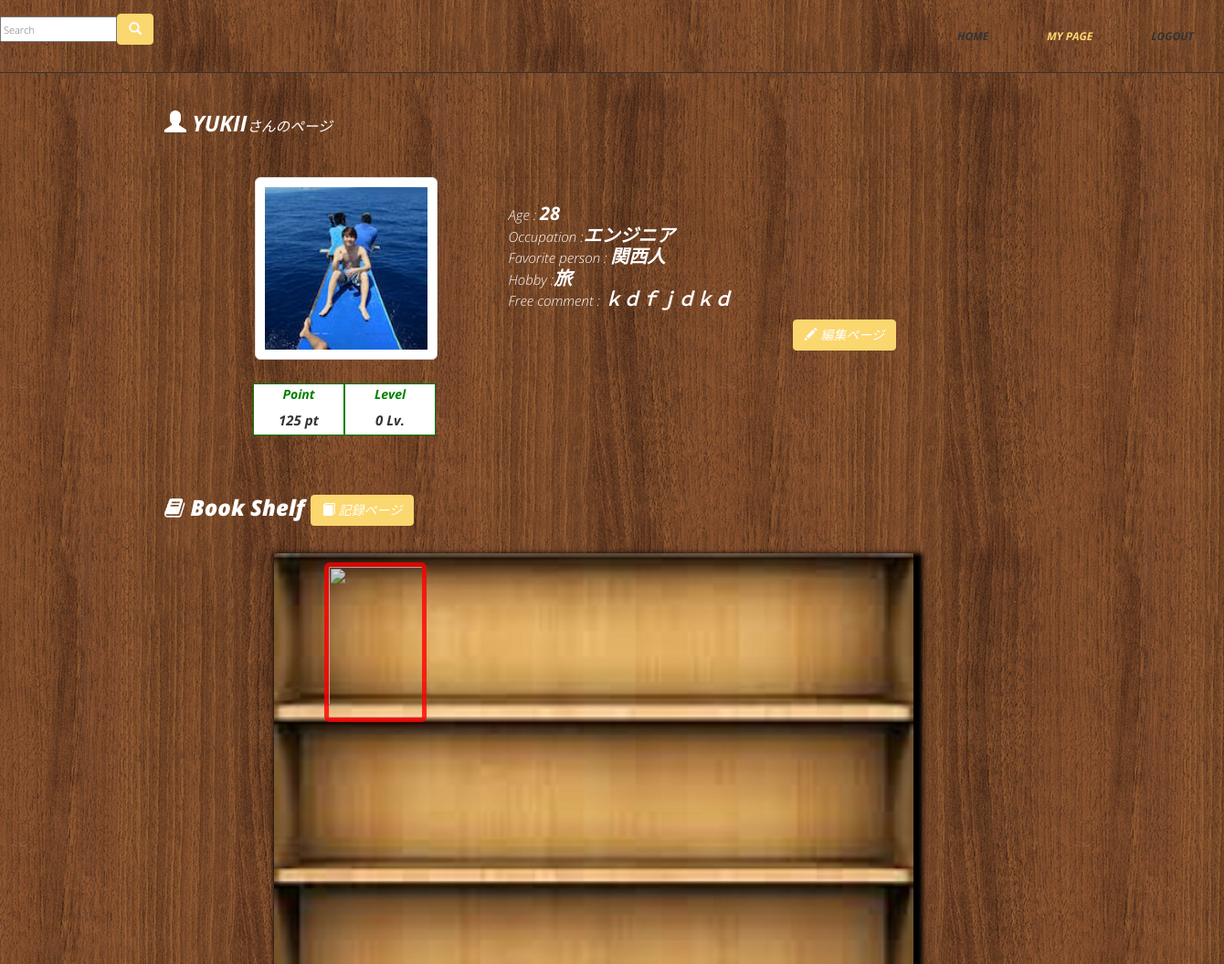
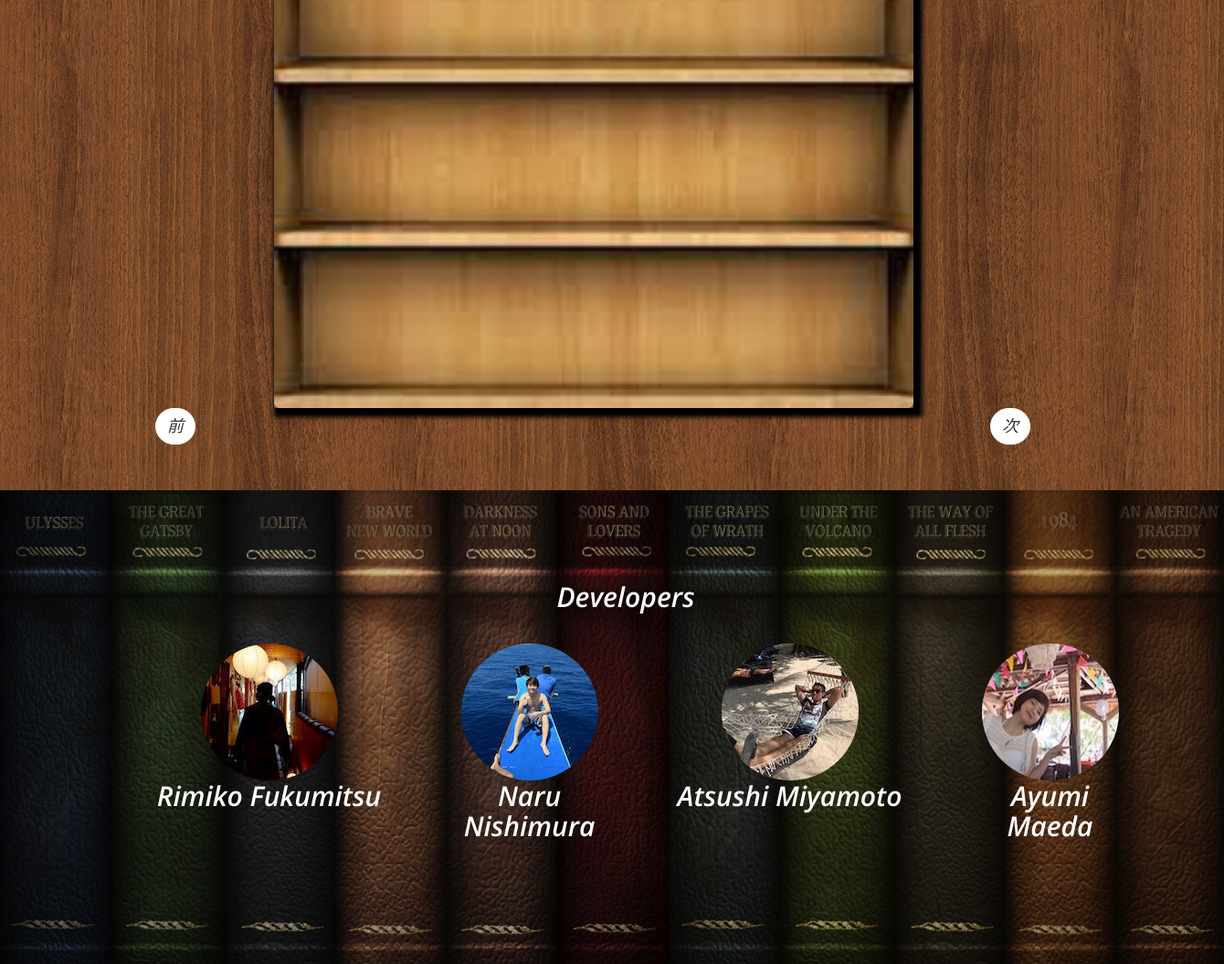
The page /mypage.php?user_id=7 (signed in) on the database its author committed (2 pictures, top to bottom).
### tables this page shows
CREATE TABLE IF NOT EXISTS `users` (
  `user_id` int(11) NOT NULL AUTO_INCREMENT,
  `name` varchar(255) NOT NULL,
  `email` varchar(255) NOT NULL,
  `password` varchar(255) NOT NULL,
  `age` int(11) DEFAULT NULL,
  `gender` int(11) DEFAULT NULL,
  `avatar_id` int(11) DEFAULT NULL,
  `hobby` varchar(255) DEFAULT NULL,
  `job` varchar(255) DEFAULT NULL,
  `bestbook_id` int(11) DEFAULT NULL,
  `great_man` varchar(255) DEFAULT NULL,
  `comment` varchar(255) DEFAULT NULL,
  `point` int(11) DEFAULT NULL,
  `level` int(11) DEFAULT '0',
  `created` datetime NOT NULL,
  PRIMARY KEY (`user_id`)
);

CREATE TABLE IF NOT EXISTS `avatar` (
  `avatar_id` int(11) NOT NULL AUTO_INCREMENT,
  `avatar_path` varchar(255) NOT NULL,
  PRIMARY KEY (`avatar_id`)
);

### mypage.php (the view, shortened to what this page needs)
<?php
require('dbconnect.php');
if(!empty($_REQUEST['user_id'])){
  $sql ='SELECT u.*,a.* FROM `users`u INNER JOIN `avatar`a ON u.`avatar_id`= a.`avatar_id` WHERE `user_id` ='.$_REQUEST['user_id'];
  $record = mysqli_query($db,$sql) or die(mysqli_error($db));
  $member = mysqli_fetch_assoc($record);
}elseif(!empty($_SESSION['login_member_id'])&& empty($_REQUEST['user_id'])){
 $sql ='SELECT u.*,a.* FROM `users`u INNER JOIN `avatar`a ON u.`avatar_id`= a.`avatar_id` WHERE `user_id` ='.$_SESSION['login_member_id'];
  $record = mysqli_query($db,$sql) or die(mysqli_error($db));
  $member = mysqli_fetch_assoc($record);
}
  if(isset($_REQUEST['user_id']) && !empty($_REQUEST['user_id'])){
      $sql ='SELECT b.`picture_url`,b.`book_id`,u.*,r.* FROM (`users`u INNER JOIN `records`r ON u.`user_id` = r.`user_id`) INNER JOIN `books`b ON b.`book_id` = r.`book_id` WHERE u.`user_id`='.$_REQUEST['user_id'];
  }elseif(empty($_REQUEST['user_id']) && isset($_SESSION['login_member_id'])){
      $sql ='SELECT b.`picture_url`,b.`book_id`,u.*,r.* FROM (`users`u INNER JOIN `records`r ON u.`user_id` = r.`user_id`) INNER JOIN `books`b ON b.`book_id` = r.`book_id` WHERE u.`user_id`='.$_SESSION['login_member_id'];
  }
  if(isset($_REQUEST['user_id']) && !empty($_REQUEST['user_id'])){
      $sql ='SELECT b.* FROM `books`b INNER JOIN `users`u ON u.`bestbook_id` = b.`book_id` WHERE u.`user_id`='.$_REQUEST['user_id'];
  }elseif(empty($_REQUEST['user_id']) && isset($_SESSION['login_member_id'])){
     $sql ='SELECT b.* FROM `books`b INNER JOIN `users`u ON u.`bestbook_id` = b.`book_id` WHERE u.`user_id`='.$_SESSION['login_member_id'];
  }
  $bestbooks = mysqli_query($db,$sql) or die(mysqli_error($db));
  $bestbook = mysqli_fetch_assoc($bestbooks);
?>
<!DOCTYPE html>
<html lang="en">
  <head>
    <link href="css/bootstrap.min.css" rel="stylesheet">
    <link rel="stylesheet" href="css/font-awesome.min.css">
    <link rel="stylesheet" href="css/animate.css">
    <link href="css/prettyPhoto.css" rel="stylesheet">
    <link href="css/style.css" rel="stylesheet" />
    <link href="css/mypage.css" rel="stylesheet" />
    <link href="css/memoreads.css" rel="stylesheet" />
    <link href="css/header.css" rel="stylesheet" />
  </head>
  <body>
  <?php include('header.php'); ?>
  <div id="background">
    <div class="aboutus">
        <div class="container">
            <h3><i class="glyphicon glyphicon-user"></i> <strong><?php echo $member['name'];?></strong><small style="color:white;">さんのページ</small></h3>
            <div class="col-md-7 wow fadeInDown" data-wow-duration="1000ms" data-wow-delay="300ms">
            <div class="container">
    <div class="col-sm-12 col-md-offset-1">
        <div class="col-sm-3 margin-img">
            <img id="img-profile" class="img-thumbnail img-center img-rounded" src="images/<?php echo $member['avatar_path'];?>" width="200" height="300">
          <div class="row ptlv">
        <div class="text-center date-body" style="width:100px">
          <label for="" class="date-title">Point</label>
          <div class="date-content">
            <p class="dia"><strong><?php echo $member['point']; ?></strong> pt</p>
          </div>
        </div>
            <div class="text-center date-body" style="width:100px">
          <label for="" class="date-title">Level</label>
          <div class="date-content">
            <p class="dia"><strong><?php echo $member['level']; ?></strong> Lv.</p>
          </div>
        </div>
    </div>
        </div>
        <div class="col-sm-5 well margin-well">
            <p>
            Age : <strong><?php echo $member['age'];?></strong>
            <br>
            Occupation :<strong><?php echo $member['job'];?></strong>
            <br>
            Favorite person : <strong><?php echo $member['great_man'];?></strong>
            <br>
            Hobby :<strong><?php echo $member['hobby'];?></strong>
            <br>
            Free comment : <strong class="free"><?php echo $member['comment'];?></strong>
            </p>
            <div class="pull-right">
            <a href="mypage_edit.php" class="btn btn-success"><span class="glyphicon glyphicon-pencil"></span>  編集ページ</a>
            </div>
        </div>
    </div>
</div>
            </div>
        </div>
        <br>
        <br>
                <div class="container">
            <h3><i class="fa fa-book" aria-hidden="true"></i> Book Shelf       <a href="record.php" class="btn btn-success"><span class="glyphicon glyphicon-book"></span> 記録ページ</a></h3>
                <div class="bookshelf">
                  <img src="images/shelf.jpg" class="shelf">
                  <div class="absolute">
                    <div class="col-md-12 wow fadeInDown" data-wow-duration="1000ms" data-wow-delay="300ms">
                    <a href="#" class="detail"><img src="<?php echo $bestbook['picture_url']?>" width="112" height="175" class="best"></a>
                  </div>
                  </div>
                </div>
            <ul class="paging">
                <li><a href="#" class="btn btn-default left">前</a></li>
                <li><a href="#" class="btn btn-default right">次</a></li>
          </ul>
            </div>
            </div>
        </div>
    <section id="partner">
        <div class="container">
            <div class="center wow fadeInDown">
                <h2>Developers</h2>
                <div class="footer">
            <div class="container">
            <div class="developers">
                <div class="col-md-3">
                    <div class="hi-icon-wrap hi-icon-effect wow fadeInDown" data-wow-duration="1000ms" data-wow-delay="300ms" src="images/rimiko.png">
                        <div><img class="image-circle" src="images/rimiko.png"> </div>
                        <h2>Rimiko Fukumitsu</h2>
                    </div>
                </div>
                <div class="col-md-3">
                    <div class="hi-icon-wrap hi-icon-effect wow fadeInDown data-wow-duration="1000ms" data-wow-delay="600ms" >
                        <div><img class="image-circle" src="images/naru.png"></div>
                        <h2>Naru<br> Nishimura</h2>
                    </div>
                </div>
                <div class="col-md-3">
                    <div class="hi-icon-wrap hi-icon-effect wow fadeInDown" data-wow-duration="1000ms" data-wow-delay="900ms" >
                        <div><img class="image-circle" src="images/atsushi.png"></div>
                        <h2>Atsushi Miyamoto</h2>
                    </div>
                </div>
                <div class="col-md-3">
                    <div class="hi-icon-wrap hi-icon-effect wow fadeInDown" data-wow-duration="1000ms" data-wow-delay="1200ms" >
                        <div><img class="image-circle" src="images/IMG_1696.png"></div>
                        <h2>Ayumi <br>Maeda</h2>
                    </div>
                </div>
            </div>
        </div>
</body>
</html>

### css/style.css (style rules this page uses)
body { font-family:'Open Sans', Arial, sans-serif; font-size:14px; font-weight:300; line-height:1.6em; color:#fff; background-color:#fff; overflow-x:hidden; }
hi,h2,h3,h4,h5,h6 { color:#333; line-height:1.1em; }
p { color:#333; font-size:13px; }
a { text-decoration:none; transition: all 0.1s ease-in-out; -moz-transition: all 0.1s ease-in-out; -webkit-transition: all 0.1s ease-in-out; -o-transition: all 0.1s ease-in-out; outline: none; color:#333; }
.text-center p { margin-bottom:50px; color:#333; }
.btn-default { color: #333; background-color: #fff; border-color: #fff; text-transform:uppercase; font-size:18px; border-radius:30px; margin-left:-10px; }
#partner { background: url(../images/partners/partner_bg.png) 50% 50% no-repeat; background-size: cover; }
#partner { color: #fff; text-align: center; padding:100px; }
#partner h2 { color: #fff; font-size:30px; font-weight:600; }
.aboutus { padding:50px; }
.aboutus img { border-radius:6px; }
.aboutus h3 { margin-bottom:30px; font-weight:800; }
.footer { background:#1BBD36; padding:15px 22px; }
.center h2 { font-size: 36px; margin-top: 0; margin-bottom: 20px; text-align:center; }

### css/mypage.css (style rules this page uses)
.img-center { display: block; margin: 0px auto; text-align: center; }
#img-profile { padding: 10px; }
.container #img-profile { margin-top: 16px; }
.margin-img { margin-right: 20px; }
.text-center { margin-top: 10px; }
@media (min-width: 767px) { .container #img-profile { margin-bottom: 16px; } }
@media (min-width: 767px) { .margin-well { margin-top: 16px; background-color: transparent; border:none; } }
h3 { padding-left: 80px; }
.glyphicon { text-align: -webkit-right; }
.ptlv { margin-left: 22px; }
.date-body { background-color: white; padding:0 5px 5px 5px; float: left; border: 1px solid green; }
.date-body .date-title { color: green; }
.date-body .date-content { background-color: white; }
.date-body .date-content p.dia { margin: 0; font-size: 15px; font-weight: bold; }
.well p { padding-top: 10px; font-size: 15px; color:white; }
.well strong { padding-top: 10px; font-size: 20px; color:white; }
.container { margin: 0 auto; }
.bookshelf { position: relative; width: 700px; height: 897px; margin-left: 200px; box-shadow:5px 5px 5px 5px rgba(0,0,0,1); }
.absolute { float: left; position: absolute; padding:0px 10px 0px 10px; left: 30px; top:10px; }
.absolute img { padding-bottom: 15px; opacity: 0.8; }
.best { border: 5px solid; border-color: red; }
.text-center { width: 700px; text-align: -webkit-center; }
.shelf { border-radius: 20px; -webkit-border-radius: 20px; -moz-border-radius: 20px; }
.paging li { float: left; list-style: none; }
.paging .right { margin-left: 870px }
.paging .left { margin-left: 30px }
#background { background-image:url("../images/background.png"); z-index:1; background-position: top center; -moz-background-size: cover; margin-bottom:0px; }
.aboutus { background-color: rgba(0,0,0,0); margin-top: 50px; }
.aboutus h3 { color:white; }

### css/header.css (style rules this page uses)
.btn-success { background-color: #fbd76f; border-color: #fbd76f; }
.footer { padding-top:40px; background:none; }
.image-circle { border-radius: 50% }
#partner { color: #fff; text-align: center; padding:100px; }
#partner { background: url(../images/434098.jpg) 50% 50% no-repeat; background-size: cover; }
.footer { background:none; padding:15px 22px; }
.developers h2 { font-size: 40px; font-color:white; }

### rows shown on the page
users: name "YUKII", avatar.avatar_path (picture), point "125", level "0", age "28", job "エンジニア", great_man "関西人", hobby "旅", comment "ｋｄｆｊｄｋｄ"
